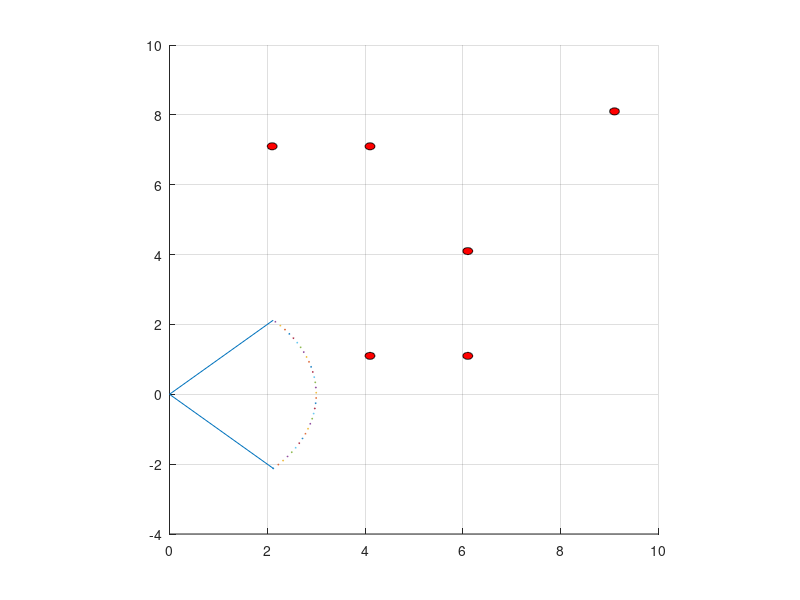

Reproduce this figure in MATLAB. (Note: this script raises an error after producing the figure.)
% clear axes;
% hold off;
% clc;
% clear all;
noise=0.01
alpha1 = noise; alpha2 = noise; alpha3 = noise; 
alpha4 = noise; alpha5 = noise; alpha6 = noise; 
% %sample_number=1
d=3
theta=pi/2
step_number=12
dx=2   % It is step size along x
dy=2   % It is step size along y
dt=1
% xy = [zeros(3,sample_number)] % this is the start point
% v=[]
% w=[]
% % we have three points (x,y,theta) for every sample
% e = [0.01; 0.1; 0.1];
%     x_e = [0; 0; 0];
    % disturbance matrix
    qt=[25;25;25]
%     R = [0.02, 0, 0; 0, 0.02, 0; 0, 0, 0.02];
    Q = [qt(1), 0, 0; 0, qt(2), 0; 0, 0, qt(3)];
    P = [0.65, 0, 0; 0, 0.65, 0; 0, 0, 0.65];    
%% Landmarks
s=[2*dx,  3*dx,   3*dx,  4.5*dx,  2*dx,   1*dx ;
     .5*dy, .5*dy,  2*dy,  4*dy,     3.5*dy, 3.5*dy;
     1         2          3        4           5           6 ]

LS=size(s)
rectangle('Position',[s(1,1), s(2,1), 0.2, 0.2],  'Curvature',[1,1], 'FaceColor','r') ;axis square;
grid
hold on
rectangle('Position',[s(1,2), s(2,2), 0.2, 0.2],   'Curvature',[1,1], 'FaceColor','r') ;axis square;
rectangle('Position',[s(1,3), s(2,3), 0.2, 0.2],    'Curvature',[1,1], 'FaceColor','r') ;axis square;
rectangle('Position',[s(1,4), s(2,4), 0.2, 0.2],    'Curvature',[1,1], 'FaceColor','r') ;axis square;
rectangle('Position',[s(1,5), s(2,5), 0.2, 0.2], 'Curvature',[1,1], 'FaceColor','r') ;axis square;
rectangle('Position',[s(1,6), s(2,6), 0.2, 0.2], 'Curvature',[1,1], 'FaceColor','r') ;axis square;
%% Sensor points
step=step_number % There are 12 steps but we define turning situations so we use 14 step as input.
state=[d, theta];       % (Range, max. scan degree)
%state=[2,pi/2]
for step = 1:14       
       %% Trajectory
       if (step > 0 && step < 6)
           mu = [(step-1)*dx; 0; 0];  % [x,y,theta] They are the robot ideal motions
           u = [dx; 2*pi];           % [v w]  Dead reckoning inputs
       elseif (step == 6)
           mu = [4*dx; (step - 6) * dx; pi/2];
           u = [0; pi / 2];
       elseif (step > 6 && step < 11)
           mu = [4*dx; (step - 6) * dy; pi/2];
           u = [dy; 2 * pi];
       elseif (step == 11)
           mu = [4*dx; 4*dy; pi];
           u = [0; pi / 2];
       elseif (step > 11 && step < 15)
           mu = [4*dx - ((step - 11) * dx); 4*dy; pi];
           u = [dx; 2 * pi];
       end     
       % Sensor Area 
       line([mu(1) mu(1)+state(1)*cos((mu(3) + (state(2) / 2))) ], [mu(2) mu(2)+state(1)*sin((mu(3) + (state(2) / 2)))])
       line([mu(1) mu(1)+state(1)*cos((mu(3) - (state(2) / 2))) ], [mu(2) mu(2)+state(1)*sin((mu(3) - (state(2) / 2)))])
       for i = (mu(3) - (state(2) / 2)):0.05:(mu(3) + (state(2) / 2))
           hold on
           scatter(mu(1)+state(1)*cos(i), mu(2)+state(1)*sin(i),.5)
       end

%% Initial value of states
% The x values are initial values

v=u(1,1);
w=u(2,1);
r=v/w;
  
% mu_ = [mu(1)-r*sin(mu(3))+r*sin(mu(3)+w*dt);  % mu_pre
%              mu(2)+r*cos(mu(3))-r*cos(mu(3)+w*dt); 
%              mu(3)+w*dt];
% derivative of the g
G = [1,   0,   -r*cos(mu(3,1))+r*cos(mu(3,1)+w*dt); 
        0,   1,   -r*sin(mu(3,1))+r*sin(mu(3,1)+w*dt); 
        0,   0,   1];
    % derivative of the u
V = [((-1)*sin(mu(3))+sin(mu(3)+(u(2)*dt)))/u(2), (sin(mu(3))-sin(mu(3)+(u(2)*dt)))/u(2)^2*u(1)+cos(mu(3)+(u(2)*dt))/u(2)*dt, 0; 
     (cos(mu(3)) - cos(mu(3) + (u(2)*dt))) /u(2), (-1)*(cos(mu(3)) - cos(mu(3) + (u(2)*dt))) / u(2)^2 * u(1) + sin(mu(3) + (u(2)*dt)) / u(2) * dt, 0; 
     0, dt, 0];    
% covariance of the noise
M = [alpha1*u(1)^2+alpha2*u(2)^2, 0,                              0; 
        0,                               alpha3*u(1)^2+alpha4*u(2)^2, 0; 
        0,                               0,                           alpha5*u(1)^2+alpha6*u(2)^2];
     
% Covariance prediction
Pp = G*P*G'+V*M*V'; % 3x3  
%% Correction
    for i = 1:LS(1)
    % Distance between feature and robot
    r_s = sqrt((s(i,1) - mu(1))^2 + (s(i,2) - mu(2))^2);
    degree_s = atan2(s(i,2) - mu(2), s(i,1) - mu(1));
    zt=[r_s;
    degree_s;
       i];
        if (r_s<=state(1)&&(degree_s<=(mu(3)+state(2)/2))&&degree_s>=(mu(3)-state(2)/2))
        % H matrix
        ro=[s(i,1)-mu_(1);
            s(i,2)-mu_(2)];
            q = ro'*ro;
        %sqrtq = sqrt((mu(1) - s(i,1))^2 + (mu(2) - s(i,2))^2);
        zt_hat=[sqrt(q);
            atan2(ro(2),ro(1))-mu_(3);
              i]
        H = (1/q)*[sqrt(q)*ro(1), -sqrt(q)*ro(2), 0; 
            ro(2),         ro(1),          -1; 
            0,             0,              0];
        % K gain
        K = Pp*H'/(H*Pp*H'+Q);
        error=zt-zt_hat
        mu=mu_+K*error
        else
        %zt_hat=zt
        H =[ 1 0 0;
             0 1 0;
             0 0 1];
        %Q = 1.0*eye(3);
        %R = 1.0*eye(3);
        [xm, ym, theta] = GetPosEK(step);
        z = [xm; ym; theta] ;  % 3x1
        K = Pp*H'/(H*Pp*H'+Q);
       % mu = mu_ + K*[z-H*mu]
       mu = mu_ + K*[2;2;2]
        end
    %error=zt-zt_hat
           %temp = (K * [e(1) 0 0; 0 e(2) 0; 0 0 e(3)]);
                 % covariance and mean of the correction
%                  mu(1) = temp(1,1) + mu_(1);
%                  mu(2) = temp(2,2) + mu_(2);
%                  mu(3) = temp(3,3) + mu_(3);
    %mu=mu_+K*error
    
    P = (eye(3) - K * H) * Pp;
    
    end
    figure(1)
    Pxy=[P(1,1) P(1,2);
    P(2,1) P(2,2)];
h=error_ellipse_drawing(Pxy,mu);

end